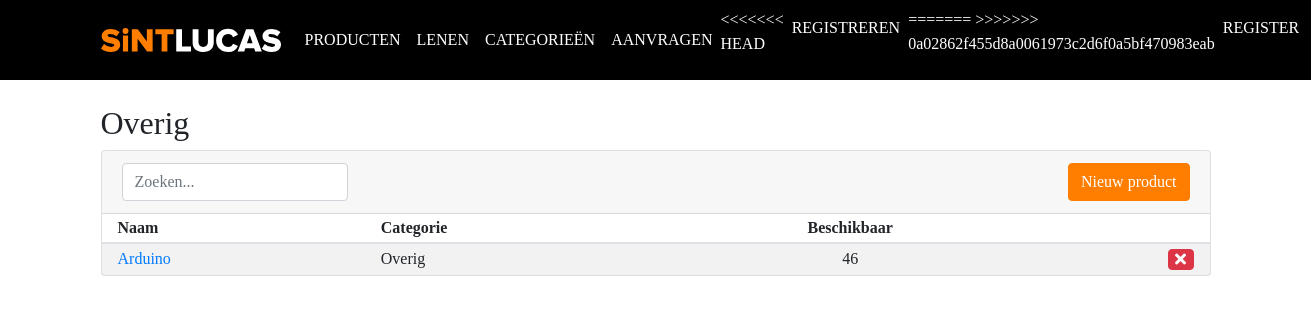
The page /categories/posts/7 on the database its author committed.
### tables this page shows
CREATE TABLE `products` (
  `product_id` int(11) NOT NULL,
  `category_id` int(11) NOT NULL,
  `name` varchar(255) NOT NULL,
  `slug` varchar(255) NOT NULL,
  `body` text NOT NULL,
  `created_at` timestamp NOT NULL DEFAULT CURRENT_TIMESTAMP,
  `count` int(11) NOT NULL,
  `product_lent` int(11) NOT NULL
);

CREATE TABLE `categories` (
  `id` int(11) NOT NULL,
  `category_name` varchar(255) NOT NULL,
  `category_slug` varchar(255) NOT NULL
);

### application/controllers/Categories.php (called while the page is built, shortened)
<?php
	class Categories extends CI_Controller {
		public function posts($id) {
			$data['title'] = $this->category_model->get_category($id)->category_name;
			$data['products'] = $this->Product_model->get_products_by_category($id);
			$this->load->view('templates/header');
			$this->load->view('products/index', $data);
			$this->load->view('templates/footer');
		}
	}

### index.php (called while the page is built, shortened)
<?php
require_once BASEPATH.'core/CodeIgniter.php';

### application/models/Product_model.php (called while the page is built, shortened)
<?php
	class Product_model extends CI_Model {
      public function get_products_by_category($category_id) {
			$this->db->order_by('products.product_id', 'DESC');
			$this->db->join('categories', 'categories.id = products.category_id');
			$query = $this->db->get_where('products', array('category_id' => $category_id));
			return $query->result_array();
		}
	}

### application/views/products/index.php (the view, shortened to what this page needs)
<h2><?=$title?></h2>
<div class="card mb-4" id="products">
	<div class="card-header d-flex justify-content-between align-items-center">
		<form class="form-inline mb-0">
			<input type="text" id="productSearch" class="form-control search" placeholder="Zoeken...">
		</form>
		<a href="<?php echo base_url(); ?>producten/nieuw" class="btn btn-primary">Nieuw product</a>
	</div>
	<div class="table-responsive">
		<table class="table card-table mb-0 table-striped">
			<thead>
				<tr>
					<th>Naam</th>
					<th>Categorie</th>
					<th class="text-center">Beschikbaar</th>
               <th></th>
				</tr>
			</thead>
			<tbody class="list">
				<?php foreach($products as $product): ?>
				<?php $available = ($product['count']-$product['product_lent']);?>
					<tr>
						<td class="name"><a href="<?=site_url('/producten/' . $product['slug'])?>"><?=$product['name']?></a></td>
						<td><?=$product['category_name']?></td>
						<td class="text-center"><?=$available?></td>
                  <td class="d-flex justify-content-end align-items-center">
                     <?php echo form_open('/products/delete/'.$product['product_id']); ?>
                     	<button type="submit" class="btn btn-danger" style="font-size: 16px !important;"><i class="fas fa-times"></i></button>
                     </form>
                  </td>
              </tr>
				<?php endforeach; ?>
			</tbody>
	</div>
</div>

### assets/css/style.css (style rules this page uses)
body { font-family: 'Proxima'; }
a { cursor: pointer; }
.btn.btn-primary { background-color: rgb(255, 126, 0); border-color: rgb(255, 126, 0); color: #fff; }
form { margin: 0; }
.table td, .table th { vertical-align: middle; border: 0; padding: .30rem 1rem; }
.table td .btn { padding: .1rem .4rem; }

### rows shown on the page
products: name "Arduino", category.category_name "Overig", available "46"

### other values the page prints
$title "Overig"
